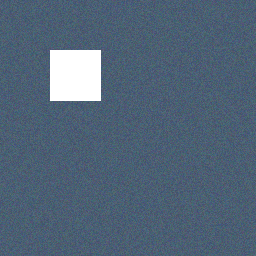
#> input picture test/frames/frame_000.png, 256 x 256 px, found by its file name; its folder holds only this picture in this run
$ python main_encode.py
#> lines starting #> are read from the running program, lines starting #| are printed output that depends on the picture
### Src/encoder/preprocess.py
# preprocess.py - Ajouter le sous-échantillonnage chrominance
import cv2
import numpy as np

def load_image(path):
#> called with path = 'Codes/Src/frames/frame_000.png'
    img = cv2.imread(path)
#> img is the input picture: shape (256, 256, 3); mean B, G, R 120.1, 100.9, 81.7
    if img is None:
        raise ValueError(f"Image non trouvée: {path}")
    return img

def resize(img, size=(256, 256)):
    return cv2.resize(img, size)

def to_ycbcr(img):
    return cv2.cvtColor(img, cv2.COLOR_BGR2YCrCb)
#> returned value: shape (256, 256, 3); mean of channels 0, 1, 2 97.3, 116.8, 140.8

# [21 lines left out: functions subsample_chrominance, upsample_chrominance, not called in this run]

### Src/encoder/encode.py
# encode.py corrigé
import os
import numpy as np
from encoder.preprocess import load_image, resize, to_ycbcr
from encoder.dct import dct_2d, quantize, dequantize, idct_2d
from encoder.rle import rle_encode
from encoder.motion import block_matching

BLOCK = 8
GOP = 3
Q = 50  # Facteur de quantification fixe

def encode_frame(img, q=Q):
    """Encode une I-frame complète (Y, Cb, Cr)"""
#> called with q = 50
    ycbcr = to_ycbcr(img)
    compressed = {}

    for channel_idx, channel_name in enumerate(['Y', 'Cb', 'Cr']):
        channel = ycbcr[:, :, channel_idx]
        h, w = channel.shape
        channel_data = []

        for i in range(0, h, BLOCK):
            for j in range(0, w, BLOCK):
                block = channel[i:i+BLOCK, j:j+BLOCK]

                if block.shape == (BLOCK, BLOCK):
                    dct = dct_2d(block.astype(np.float32))
                    q_block = quantize(dct, q)
                    flat = q_block.flatten().tolist()
                    channel_data.append(rle_encode(flat))
                else:
                    # Gérer les bords - zéro padding
                    padded = np.zeros((BLOCK, BLOCK))
                    padded[:block.shape[0], :block.shape[1]] = block
                    dct = dct_2d(padded.astype(np.float32))
                    q_block = quantize(dct, q)
                    flat = q_block.flatten().tolist()
                    channel_data.append(rle_encode(flat))

        compressed[channel_name] = channel_data
#> this loop made 3 passes
#> pass 1, in encode_frame, `channel = ycbcr[:, :, channel_idx]`:
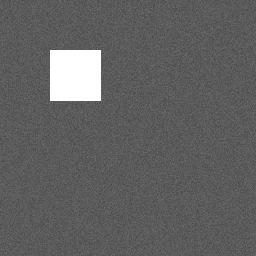
#> channel: shape (256, 256); min 76, max 255, mean 97.3
#> pass 2, in encode_frame, `channel = ycbcr[:, :, channel_idx]`:
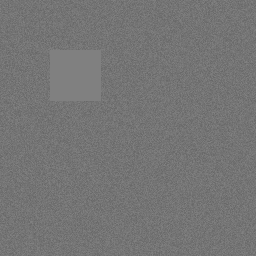
#> channel: shape (256, 256); min 102, max 131, mean 116.8
#> pass 3, in encode_frame, `channel = ycbcr[:, :, channel_idx]`:
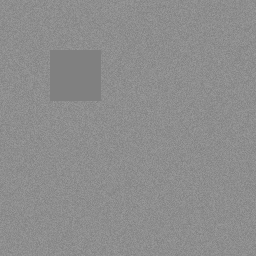
#> channel: shape (256, 256); min 127, max 156, mean 140.8
#> after the loop, compressed = 3 items

    return compressed

def encode_folder(folder):
    frames = sorted([
        f for f in os.listdir(folder)
        if f.endswith((".png", ".jpg", ".jpeg"))
    ])

    video = []
    prev_decoded = None  # Image décodée pour référence (pas l'originale!)

    for i, f in enumerate(frames):
        print(f"Encoding frame {i+1}/{len(frames)}: {f}")
        img = load_image(os.path.join(folder, f))
        img = resize(img)
        ycbcr = to_ycbcr(img)

        # I FRAME
        if i % GOP == 0:
            encoded = encode_frame(img)
#> encoded = 3 items
            video.append(("I", encoded, {"q": Q}))

            # Décoder la I-frame pour référence future
            prev_decoded = decode_frame(encoded, ycbcr.shape[:2], Q)

        else:
            # P FRAME - doit utiliser l'image DÉCODÉE comme référence
            if prev_decoded is None:
                # Fallback: encoder comme I-frame
                encoded = encode_frame(img)
                video.append(("I", encoded, {"q": Q}))
                prev_decoded = decode_frame(encoded, ycbcr.shape[:2], Q)
                continue

            # Extraire Y de l'image courante et de l'image décodée précédente
            Y_current = ycbcr[:, :, 0]
            Y_ref = prev_decoded[:, :, 0]  # Canal Y de l'image décodée!

            h, w = Y_current.shape
            motions = []
            residuals = []

            # Macroblocs 16x16
            for x in range(0, h, 16):
                for y in range(0, w, 16):
                    # Vérifier les limites
                    if x+16 > h or y+16 > w:
                        continue

                    # Estimation du mouvement
                    dx, dy = block_matching(Y_current, Y_ref, x, y)
                    motions.append((dx, dy))

                    # Récupérer le bloc prédit
                    pred_x = x + dx
                    pred_y = y + dy

                    # S'assurer que le bloc prédit est dans les limites
                    if pred_x < 0: pred_x = 0
                    if pred_y < 0: pred_y = 0
                    if pred_x+16 > h: pred_x = h-16
                    if pred_y+16 > w: pred_y = w-16

                    pred_block = Y_ref[pred_x:pred_x+16, pred_y:pred_y+16]
                    curr_block = Y_current[x:x+16, y:y+16]

                    # Calcul du résiduel
                    residual = curr_block.astype(np.float32) - pred_block.astype(np.float32)

                    # Diviser le résiduel en blocs 8x8 pour DCT
                    residual_blocks = []
                    for i2 in range(0, 16, 8):
                        for j2 in range(0, 16, 8):
                            sub = residual[i2:i2+8, j2:j2+8]
                            dct_sub = dct_2d(sub)
                            q_sub = quantize(dct_sub, Q)
                            residual_blocks.append(rle_encode(q_sub.flatten().tolist()))

                    residuals.append(residual_blocks)

            video.append(("P", motions, residuals, {"q": Q}))

            # Décoder la P-frame pour référence future
            prev_decoded = decode_p_frame(ycbcr.shape[:2], motions, residuals, Y_ref, Q, ycbcr[:, :, 1], ycbcr[:, :, 2])

    return video

def decode_frame(encoded_data, shape, q):
    """Décode une I-frame"""
#> called with shape = (256, 256), q = 50
    h, w = shape
    Y = np.zeros((h, w), dtype=np.float32)

    idx = 0
    for i in range(0, h, BLOCK):
        for j in range(0, w, BLOCK):
            if idx < len(encoded_data['Y']):
                rle_data = encoded_data['Y'][idx]
                # Ici il faudrait décompresser RLE puis déquantifier puis IDCT
                # Pour l'instant, simplification
            idx += 1
#> after the loop, idx = 1024

    # Similar pour Cb, Cr
    result = np.zeros((h, w, 3), dtype=np.uint8)
    result[:, :, 0] = Y
#> result: shape (256, 256, 3); every value is 0

    return result

# [38 lines left out: function decode_p_frame, not called in this run]

### Src/encoder/lzw.py
# lzw.py corrigé - Version qui travaille avec des bytes
def lzw_encode_bytes(data):
    """LZW encoding sur des données bytes"""
    if not data:
        return []

    # Dictionnaire initial avec les 256 valeurs possibles
    dict_size = 256
    dictionary = {bytes([i]): i for i in range(dict_size)}

    result = []
    current = bytes([])

    for byte in data:
        byte_bytes = bytes([byte])
        new_current = current + byte_bytes

        if new_current in dictionary:
            current = new_current
        else:
            if current:
                result.append(dictionary[current])
            dictionary[new_current] = dict_size
            dict_size += 1
            current = byte_bytes

    if current:
        result.append(dictionary[current])

    return result

# [26 lines left out: function lzw_decode_bytes, not called in this run]

### Src/visualize.py
import matplotlib.pyplot as plt
import numpy as np
import cv2
import os

def visualize_complete_pipeline(frames_path, video_data, motion_vectors,
                                  ycbcr_img, dct_pipeline_data, residual_img, reconstructed_img):

    # Figure simple et élégante
    fig, axes = plt.subplots(2, 3, figsize=(18, 11))
    fig.suptitle('Pipeline complet d\'encodage vidéo MPEG-4', fontsize=16, fontweight='bold', y=0.98)

    # =========================================================
    # 1. TOUTES LES IMAGES ORIGINALES (6 frames)
    # =========================================================
    frames = sorted([f for f in os.listdir(frames_path) if f.endswith(('.png', '.jpg', '.jpeg'))])

    axes[0, 0].clear()

    # Afficher les 6 images en grille 2x3
    positions_x = [25, 120, 215]
    positions_y = [20, 120]

    for idx, f in enumerate(frames[:6]):
        img = cv2.imread(os.path.join(frames_path, f))
        img = cv2.cvtColor(img, cv2.COLOR_BGR2RGB)
        img = cv2.resize(img, (80, 80))

        row = idx // 3
        col = idx % 3
        x = positions_x[col]
        y = positions_y[row]

        axes[0, 0].imshow(img, extent=[x, x+80, y+80, y])
        axes[0, 0].text(x+40, y+92, f'Frame {idx}', fontsize=9, ha='center')

    axes[0, 0].set_xlim(0, 310)
    axes[0, 0].set_ylim(220, -5)
    axes[0, 0].set_title('1. Images originales', fontsize=12, fontweight='bold')
    axes[0, 0].axis('off')

    # GOP, Q, Search en bas à gauche - sans cadre
    axes[0, 0].text(5, 210, 'GOP = 3', fontsize=9, color='gray')
    axes[0, 0].text(5, 198, 'Q = 50', fontsize=9, color='gray')
    axes[0, 0].text(5, 186, 'Search = ±8', fontsize=9, color='gray')

    # =========================================================
    # 2. ESPACE YCbCr - BIEN SÉPARÉ avec traits fins
    # =========================================================
    Y, Cb, Cr = cv2.split(ycbcr_img)

    if Y.shape != Cb.shape:
        Cb = cv2.resize(Cb, (Y.shape[1], Y.shape[0]))
        Cr = cv2.resize(Cr, (Y.shape[1], Y.shape[0]))

    h, w = Y.shape
    margin = 35

    # Afficher les 3 canaux
    axes[0, 1].imshow(Y, cmap='gray', extent=[0, w, h, 0])
    axes[0, 1].imshow(Cb, cmap='gray', extent=[w+margin, 2*w+margin, h, 0])
    axes[0, 1].imshow(Cr, cmap='gray', extent=[2*w+2*margin, 3*w+2*margin, h, 0])

    axes[0, 1].set_xlim(0, 3*w+2*margin)
    axes[0, 1].set_ylim(h, -5)
    axes[0, 1].set_title('2. Espace YCbCr', fontsize=12, fontweight='bold')
    axes[0, 1].axis('off')

    # Labels simples
    axes[0, 1].text(w//2, h+30, 'Y', fontsize=11, ha='center')
    axes[0, 1].text(w+margin + w//2, h+30, 'Cb', fontsize=11, ha='center')
    axes[0, 1].text(2*w+2*margin + w//2, h+30, 'Cr', fontsize=11, ha='center')

    # Traits fins de séparation
    axes[0, 1].axvline(x=w, color='gray', linewidth=1, linestyle='--')
    axes[0, 1].axvline(x=w+margin+w, color='gray', linewidth=1, linestyle='--')

        # =========================================================
    # 3. DCT & QUANTIFICATION - AVEC ESPACES ENTRE LES BLOCS
    # =========================================================

    # Créer un tableau plus large pour avoir de l'espace (8x60)
    display = np.zeros((8, 60))

    # Bloc 1: BRUT (colonnes 2 à 9) - avec marge à gauche
    display[:, 2:10] = dct_pipeline_data['original']

    # Bloc 2: DCT (colonnes 18 à 25) - espace de 8 colonnes (10 à 17)
    display[:, 18:26] = dct_pipeline_data['dct_norm']

    # Bloc 3: QUANT (colonnes 34 à 41) - espace de 8 colonnes (26 à 33)
    display[:, 34:42] = dct_pipeline_data['quantized_norm']

    # Bloc 4: RECONST (colonnes 50 à 57) - espace de 8 colonnes (42 à 49)
    display[:, 50:58] = dct_pipeline_data['reconstructed']

    axes[0, 2].imshow(display, cmap='gray')
    axes[0, 2].set_title('3. DCT + Quantification (bloc 8x8)', fontsize=12, fontweight='bold')
    axes[0, 2].axis('off')

    # =========================================================
    # TEXTES SUR 2 LIGNES BIEN ESPACÉS
    # =========================================================

    # Première ligne (y=11)
    axes[0, 2].text(6, 11, 'Bloc 8x8', fontsize=8, ha='center')
    axes[0, 2].text(22, 11, 'Coefficients', fontsize=8, ha='center')
    axes[0, 2].text(38, 11, 'Coefficients', fontsize=8, ha='center')
    axes[0, 2].text(54, 11, 'Bloc', fontsize=8, ha='center')

    # Deuxième ligne (y=18)
    axes[0, 2].text(6, 18, 'brut', fontsize=8, ha='center')
    axes[0, 2].text(22, 18, 'DCT', fontsize=8, ha='center')
    axes[0, 2].text(38, 18, 'quantifiés', fontsize=8, ha='center')
    axes[0, 2].text(54, 18, 'reconstruit', fontsize=8, ha='center')

    # =========================================================
    # FLÈCHES ENTRE LES BLOCS
    # =========================================================
    axes[0, 2].annotate('→', xy=(15, 5), xytext=(12, 5), fontsize=12, color='gray')
    axes[0, 2].annotate('→', xy=(31, 5), xytext=(28, 5), fontsize=12, color='gray')
    axes[0, 2].annotate('→', xy=(47, 5), xytext=(44, 5), fontsize=12, color='gray')

    # =========================================================
    # TRAITS DE SÉPARATION VERTICAUX (optionnel)
    # =========================================================
    axes[0, 2].axvline(x=10, color='lightgray', linewidth=0.8, linestyle='--')
    axes[0, 2].axvline(x=26, color='lightgray', linewidth=0.8, linestyle='--')
    axes[0, 2].axvline(x=42, color='lightgray', linewidth=0.8, linestyle='--')

    # =========================================================
    # 4. VECTEURS DE MOUVEMENT - simple, sans cadre coloré
    # =========================================================
    first_frame = cv2.imread(os.path.join(frames_path, frames[0]))
    first_frame_gray = cv2.cvtColor(first_frame, cv2.COLOR_BGR2GRAY)
    first_frame_resized = cv2.resize(first_frame_gray, (256, 256))

    axes[1, 0].imshow(first_frame_resized, cmap='gray')
    axes[1, 0].set_title('4. Vecteurs de mouvement', fontsize=12, fontweight='bold')

    if motion_vectors:
        step = 16
        idx = 0
        for x in range(0, 256, step):
            for y in range(0, 256, step):
                if idx < len(motion_vectors):
                    dx, dy = motion_vectors[idx]
                    if abs(dx) > 0 or abs(dy) > 0:
                        axes[1, 0].arrow(y, x, dy*2, dx*2, color='red',
                                       head_width=3, head_length=3, alpha=0.6, linewidth=0.8)
                idx += 1

    axes[1, 0].axis('off')
    # Texte simple en bas
    axes[1, 0].text(128, 275, f'{len(motion_vectors)} vecteurs', fontsize=9, ha='center', color='gray')

    # =========================================================
    # 5. CARTE DE RÉSIDUEL
    # =========================================================
    im = axes[1, 1].imshow(residual_img, cmap='RdBu', vmin=-40, vmax=40)
    axes[1, 1].set_title('5. Carte de résiduel', fontsize=12, fontweight='bold')
    axes[1, 1].axis('off')
    cbar = plt.colorbar(im, ax=axes[1, 1], fraction=0.05, pad=0.03)
    cbar.set_label('', fontsize=8)

    # =========================================================
    # 6. IMAGE RECONSTRUITE - texte simple en bas
    # =========================================================
    axes[1, 2].imshow(reconstructed_img, cmap='gray')
    axes[1, 2].set_title('6. Image reconstruite', fontsize=12, fontweight='bold')
    axes[1, 2].axis('off')
    axes[1, 2].text(128, 275, 'Après décodage', fontsize=9, ha='center', color='gray')

    # Espacement
    plt.tight_layout()
    plt.subplots_adjust(top=0.94, wspace=0.3, hspace=0.3)

    # Sauvegarde
    output_dir = os.path.join(frames_path, '..', 'output')
    os.makedirs(output_dir, exist_ok=True)
    save_path = os.path.join(output_dir, 'pipeline_visualization.png')
    plt.savefig(save_path, dpi=150, bbox_inches='tight')
    plt.show()

    print(f"\n✓ Visualisation sauvegardée: {save_path}")


# [42 lines left out: function show_final_pipeline, not called in this run]

### Src/encoder/dct.py
# dct.py corrigé
import cv2
import numpy as np

def dct_2d(block):
    """DCT 2D sur un bloc 8x8"""
    block_float = np.float32(block)
    # Normaliser entre -128 et 127 avant DCT (standard JPEG)
    block_centered = block_float - 128
    return cv2.dct(block_centered)

# [5 lines left out: function idct_2d, not called in this run]

def quantize(block, q=50):
    """Quantification standard JPEG"""
    # Matrice de quantification JPEG standard (qualité 50)
    Q_standard = np.array([
        [16, 11, 10, 16, 24, 40, 51, 61],
        [12, 12, 14, 19, 26, 58, 60, 55],
        [14, 13, 16, 24, 40, 57, 69, 56],
        [14, 17, 22, 29, 51, 87, 80, 62],
        [18, 22, 37, 56, 68, 109, 103, 77],
        [24, 35, 55, 64, 81, 104, 113, 92],
        [49, 64, 78, 87, 103, 121, 120, 101],
        [72, 92, 95, 98, 112, 100, 103, 99]
    ])

    # Ajuster selon le facteur q
    scale = q / 50.0
    if scale < 1:
        scale = 1 / (2 - scale)

    Q = Q_standard * scale
    Q = np.maximum(Q, 1)

    return np.round(block / Q).astype(np.int16)

# [21 lines left out: function dequantize, not called in this run]

### Src/encoder/rle.py
def rle_encode(data):
    if len(data) == 0:
        return []

    encoded = []
    prev = data[0]
    count = 1

    for x in data[1:]:
        if x == prev:
            count += 1
        else:
            encoded.append((prev, count))
            prev = x
            count = 1

    encoded.append((prev, count))
    return encoded


# [7 lines left out: function rle_decode, not called in this run]

### Src/utils.py
import numpy as np

# =========================
# Compression ratio
# =========================
# [4 lines left out: function compression_ratio, not called in this run]


# =========================
# Compression percentage (bonus utile rapport)
# =========================
def compression_percentage(original_size, compressed_size):
    if original_size == 0:
        return 0
    return (1 - compressed_size / original_size) * 100

### Src/main_encode.py
# ============================================================
# main_encode.py CORRIGÉ - UNE SEULE VISUALISATION
# ============================================================

import numpy as np
import pickle
import os
import cv2
import matplotlib.pyplot as plt

from encoder.encode import encode_folder, decode_frame, decode_p_frame
from encoder.lzw import lzw_encode_bytes, lzw_decode_bytes
from encoder.dct import dct_2d, quantize, idct_2d, dequantize
from encoder.preprocess import load_image, resize, to_ycbcr, subsample_chrominance
from encoder.motion import block_matching
from utils import compression_ratio, compression_percentage
from visualize import visualize_complete_pipeline

BLOCK = 8
GOP = 3
Q = 50
SEARCH = 8

# =========================
# 1. ENCODAGE
# =========================
frames_path = "Codes/Src/frames"
video = encode_folder(frames_path)
#> video = 1 item

print(f"✓ Encodage terminé: {len(video)} frames")
#| ✓ Encodage terminé: 1 frames
i_frames = sum(1 for f in video if f[0] == "I")
#> i_frames = 1
p_frames = len(video) - i_frames
#> p_frames = 0
print(f"  - I-frames: {i_frames}")
#|   - I-frames: 1
print(f"  - P-frames: {p_frames}")
#|   - P-frames: 0

# =========================
# 2. COMPRESSION ENTROPIQUE
# =========================
data = pickle.dumps(video)
print(f"  Taille pickle: {len(data)} bytes")
#|   Taille pickle: 159916 bytes

compressed_codes = lzw_encode_bytes(data)
#> compressed_codes = 12753 values, max 12939 at index 12687, min 0 at index 4, mean 5080.3
print(f"  Taille LZW: {len(compressed_codes)} codes")
#|   Taille LZW: 12753 codes

output_path = "Codes/Src/output"
os.makedirs(output_path, exist_ok=True)
file_path = os.path.join(output_path, "video.bin")

with open(file_path, "wb") as f:
    code_bytes = np.array(compressed_codes, dtype=np.uint32).tobytes()
    f.write(code_bytes)

compressed_size = os.path.getsize(file_path)
print(f"  Taille finale: {compressed_size} bytes")

# =========================
# 3. STATISTIQUES
# =========================
original_size = 0
frames_list = sorted([f for f in os.listdir(frames_path)
                      if f.endswith(('.png', '.jpg', '.jpeg'))])
for f in frames_list:
    img = cv2.imread(os.path.join(frames_path, f))
    if img is not None:
        original_size += img.shape[0] * img.shape[1] * 3

print(f"\n--- STATISTIQUES DE COMPRESSION ---")
print(f"Taille originale (pixels bruts): {original_size} bytes")
#| Taille originale (pixels bruts): 196608 bytes
print(f"Taille compressée (fichier .bin): {compressed_size} bytes")
print(f"Taux de compression: {original_size/compressed_size:.2f}:1")
#| Taux de compression: 3.85:1
print(f"Gain d'espace: {compression_percentage(original_size, compressed_size):.1f}%")
#| Gain d'espace: 74.1%

# =========================
# 4. PRÉPARATION DES DONNÉES POUR VISUALISATION
# =========================
print("\n--- PRÉPARATION DES DONNÉES ---")

# Charger une image de test
test_img_path = os.path.join(frames_path, frames_list[0])
img_original = load_image(test_img_path)
img_original = resize(img_original)
ycbcr_original = to_ycbcr(img_original)

# Extraire les vecteurs de mouvement de la première P-frame
motion_vectors_real = []
for i, frame in enumerate(video):
    if frame[0] == "P" and motion_vectors_real == []:
        _, motions, residuals, _ = frame
        motion_vectors_real = motions
        break
#> this loop made 1 pass
#> after the loop, motion_vectors_real = []

# Préparer les données DCT
block_y_np = ycbcr_original[0:8, 0:8, 0].astype(np.float32)
block_centered = block_y_np - 128
dct_coeffs_cv = cv2.dct(block_centered)
Q_mat = np.ones((8, 8)) * Q
quantized_cv = np.round(dct_coeffs_cv / Q_mat)
dequantized_cv = quantized_cv * Q_mat
reconstructed_cv = cv2.idct(dequantized_cv) + 128
reconstructed_cv = np.clip(reconstructed_cv, 0, 255)

dct_norm_cv = np.abs(dct_coeffs_cv) / (np.max(np.abs(dct_coeffs_cv)) + 1e-6) * 255
quantized_norm_cv = np.abs(quantized_cv) / (np.max(np.abs(quantized_cv)) + 1e-6) * 255

dct_pipeline_visu = {
    'original': block_y_np,
    'dct_norm': dct_norm_cv,
    'quantized_norm': quantized_norm_cv,
    'reconstructed': reconstructed_cv
}

# Résiduel
residual_for_visu = np.zeros((256, 256))
if motion_vectors_real:
    for i, (dx, dy) in enumerate(motion_vectors_real[:200]):
        x = (i // 16) * 16
        y = (i % 16) * 16
        if x < 256 and y < 256:
            residual_for_visu[x:x+4, y:y+4] = np.sqrt(dx**2 + dy**2) * 5

# Image reconstruite
reconstructed_for_visu = ycbcr_original[:, :, 0]

# =========================
# 5. VISUALISATION UNIQUE
# =========================


print("\n--- GÉNÉRATION DE LA VISUALISATION ---")
print(f"  Vecteurs de mouvement trouvés: {len(motion_vectors_real)}")
#|   Vecteurs de mouvement trouvés: 0

visualize_complete_pipeline(
    frames_path=frames_path,
    video_data=video,
    motion_vectors=motion_vectors_real,
    ycbcr_img=ycbcr_original,
    dct_pipeline_data=dct_pipeline_visu,
    residual_img=residual_for_visu,
    reconstructed_img=reconstructed_for_visu
)
#> in visualize_complete_pipeline, `img = cv2.resize(img, (80, 80))`:
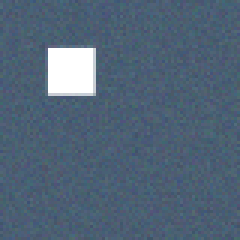
#> img: shape (80, 80, 3) (shown 3 times larger); mean R, G, B 81.5, 100.7, 119.8
#> in visualize_complete_pipeline, `plt.savefig(save_path, dpi=150, bbox_inches='tight')`:
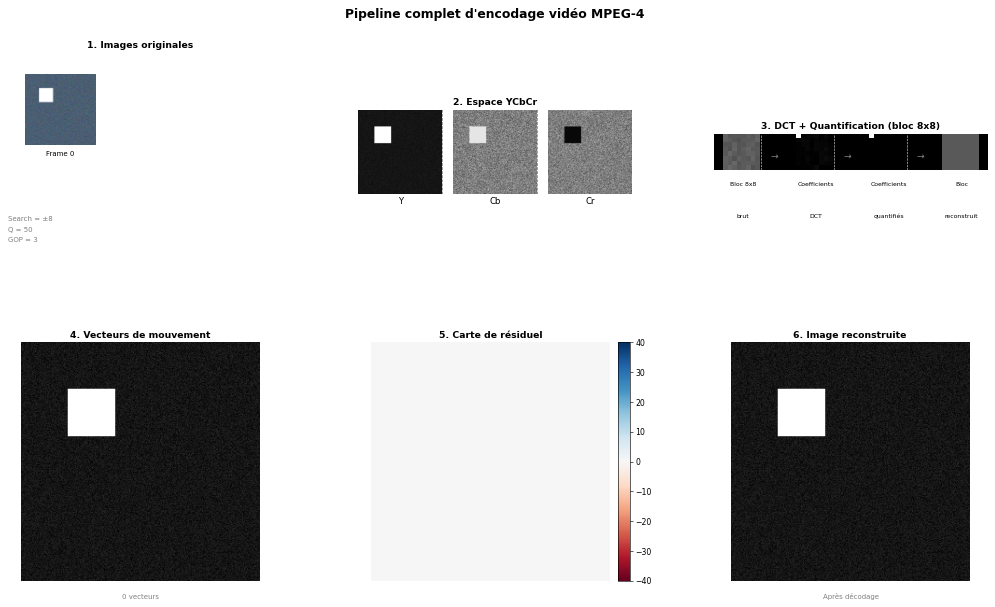
#> figure drawn by matplotlib, 7 panels

print("\n=== PROJET TERMINÉ AVEC SUCCÈS ===")
